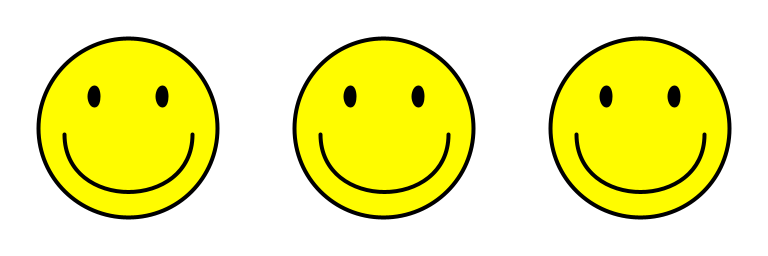
Frame 1 (no input)
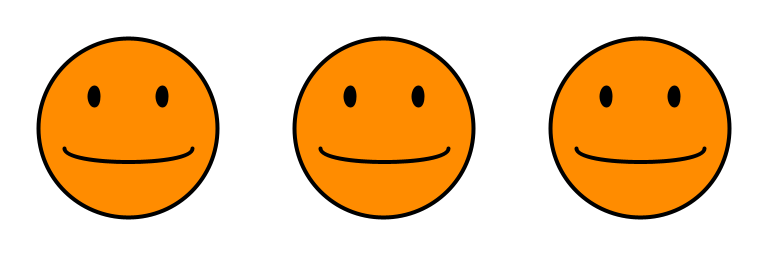
Frame 60 (the mouse pressed at the canvas centre just before this capture)
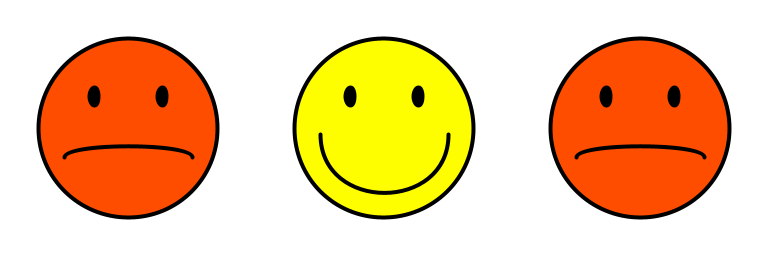
Frame 120 (the mouse held since frame 60 and released just before this capture)

The Processing sketch that drew these frames (run headless with seeded random() and noise(); from frame 60 on, the mouse is pressed at the canvas centre):

// Processing sketch: processing_4701
// ── processing_4701.pde

/*
build onto Michael Winkler's Smiley
 http://www.openprocessing.org/visuals/?visualID=4700
 */
int num = 3;
MichaelWS[] mws;

void setup() {
  frameRate(20);
  size(768, 256);//size(256*num, 256);
  mws = new MichaelWS[num];
  for (int i = 0; i < num; i++) {
    mws[i]= new MichaelWS(i);
  }
}

void draw() {
  background(255);
  for (int i = 0; i < num; i++) {
    mws[i].drawit();
  }
}

class MichaelWS {
  int ofset;
  float anim;
  MichaelWS(int temp_i) {
    ofset = temp_i*256;
  }
  void drawit(){
    if (abs(ofset-mouseX+128)<128) {
      anim = anim*0.9;
    } 
    else {
      anim = (100+anim*100)/101;
    }
    fill(255, 255-anim*2.55, 0); 
    smooth(); 
    strokeWeight(4); 
    ellipse(height*0.5+ofset, height*0.5, height*0.7, height*0.7); 
    noFill(); 
    bezier(
    64+ofset,
    134+anim/3,
    64+ofset,
    212-anim,
    192+ofset,
    212-anim,
    192+ofset,
    134+anim/3);
    fill(0);
    if (random(1)< anim*.001) {
      line(88+ofset, 96, 100+ofset, 96);
      line(256-88+ofset, 96, 256-100+ofset, 96);
    } else {
    ellipse(94+ofset,96,9,18); 
    ellipse(256-94+ofset,96,9,18);
    }
  }


}  
